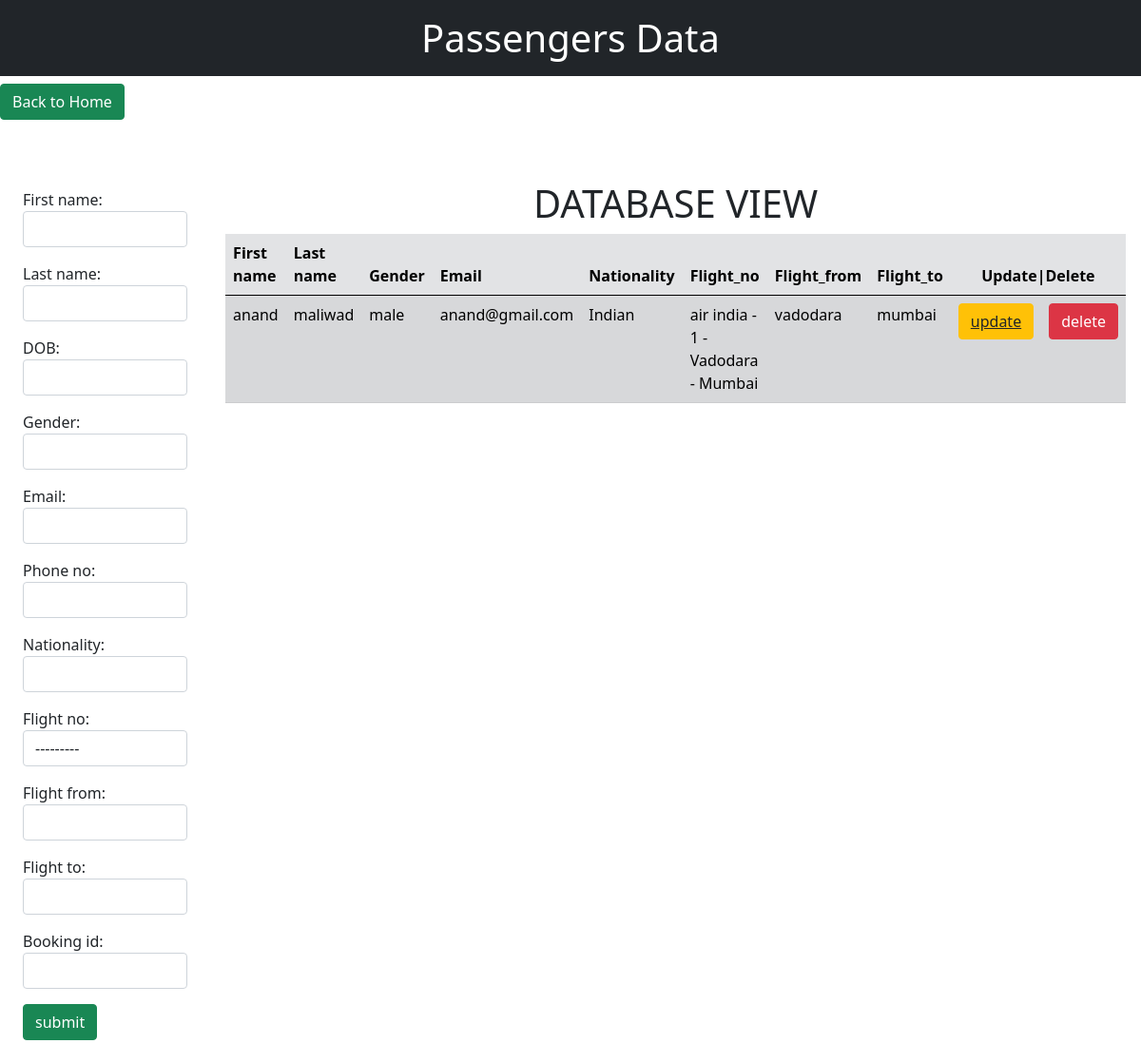
Page /passenger_data/ on the earlier database version.
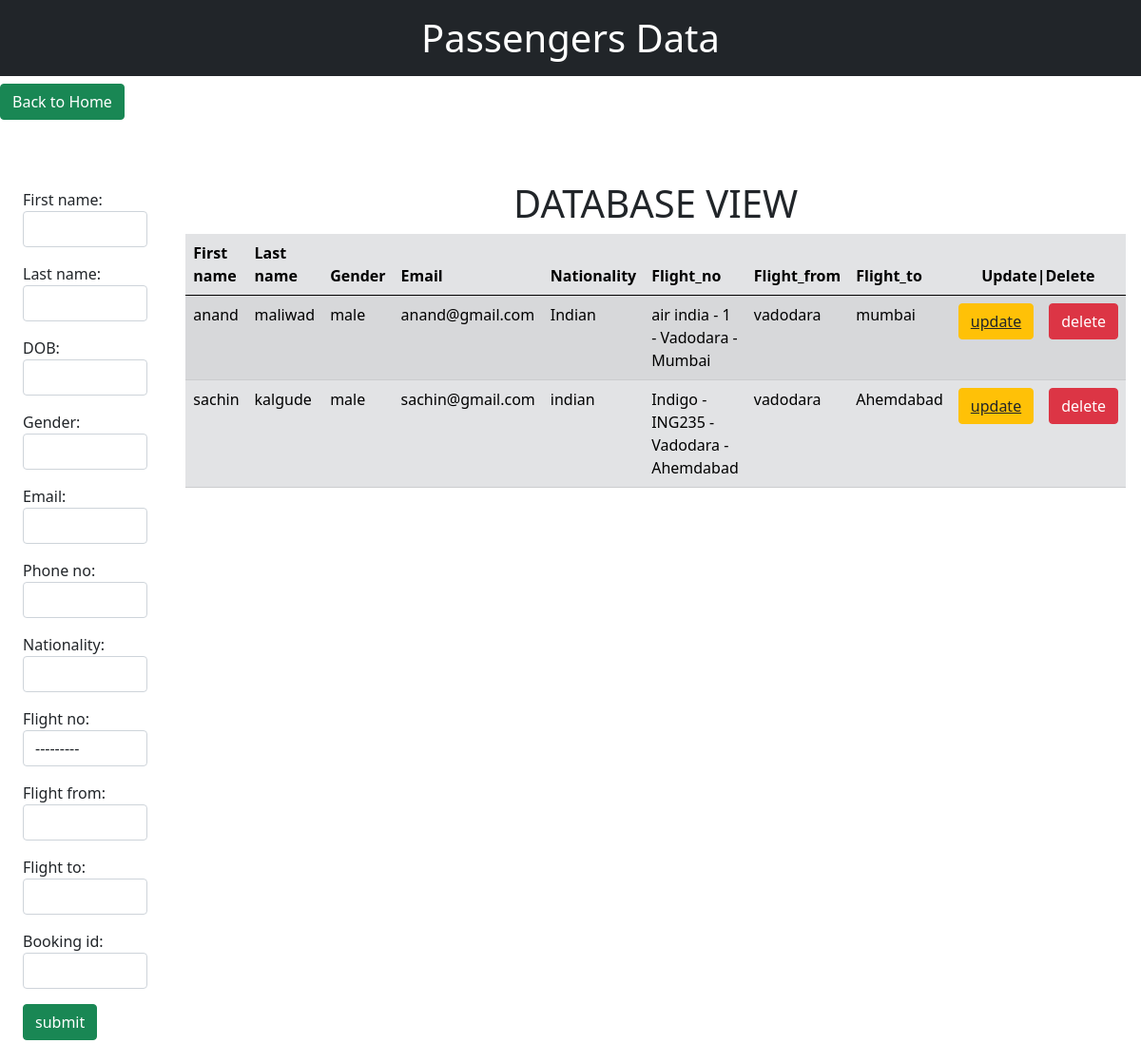
Same page on the later database version.
### Flights/models.py (models this page shows, shortened)
class passengers(models.Model):
    First_name = models.CharField(max_length=50)
    Last_name = models.CharField(max_length=50)
    DOB = models.DateField()
    Gender = models.CharField(max_length=50)
    Email = models.EmailField(max_length=254, unique=True)
    Phone_no = models.BigIntegerField()
    Nationality = models.CharField(max_length=30)
    Flight_no = models.ForeignKey(Flights, on_delete=models.CASCADE)
    Flight_from = models.CharField(max_length=50)
    Flight_to = models.CharField(max_length=50)
    booking_id = models.CharField(max_length=20)
    is_active = models.BooleanField(default=True)
    created_on = models.DateTimeField(auto_now=True)
    updated_on = models.DateTimeField(auto_now_add=True)

class Flights(models.Model):
    Flight_no = models.CharField(max_length=20, primary_key=True, unique=True)
    Airline_name = models.CharField(max_length=50)
    no_of_seats = models.IntegerField()
    Base = models.CharField(max_length=50)
    Base_code = models.CharField(max_length=50)
    Destination = models.CharField(max_length=50)
    Destination_code = models.CharField(max_length=50)
    Arrival_time = models.DateTimeField(verbose_name='Return')
    Departure_time = models.DateTimeField()
    Flight_price = models.IntegerField()
    def __str__(self):
        return f'{self.Airline_name} - {self.Flight_no} - {self.Base} - {self.Destination}'

### Flights/views.py (the view)
# urls.py: path('passenger_data/', passenger_data, name='home'),
def passenger_data(request):
    p_data = passengers.objects.all()
    p_forms = show_passengers_data()
    if request.method == 'POST':
        forms_data = show_passengers_data(request.POST)
        if forms_data.is_valid():
            forms_data.save()
            p_forms = show_passengers_data()
    else:
        p_forms = show_passengers_data()
    return render(request, 'all_data.html', context={'pdata': p_data, 'pforms': p_forms})

### Flights/forms.py
class show_passengers_data(forms.ModelForm):
    class Meta:
        model = passengers
        fields = ['First_name', 'Last_name', 'DOB', 'Gender', 'Email',
                  'Phone_no', 'Nationality', 'Flight_no', 'Flight_from', 'Flight_to','booking_id']
        widgets = {
            'First_name': forms.TextInput(attrs={'class': 'form-control', }),
            'Last_name': forms.TextInput(attrs={'class': 'form-control'}),
            'DOB': forms.TextInput(attrs={'class': 'form-control'}),
            'Gender': forms.TextInput(attrs={'class': 'form-control'}),
            'Email': forms.TextInput(attrs={'class': 'form-control'}),
            'Phone_no': forms.TextInput(attrs={'class': 'form-control'}),
            'Nationality': forms.TextInput(attrs={'class': 'form-control'}),
            'Flight_no': forms.Select(attrs={'class': 'form-control'}),
            'Flight_from': forms.TextInput(attrs={'class': 'form-control'}),
            'Flight_to': forms.TextInput(attrs={'class': 'form-control'}),
            'booking_id' : forms.TextInput(attrs={'class':'form-control'}),
        }

### templates/all_data.html (shortened to what this page needs)
<!DOCTYPE html>
<html lang="en">
  <head>
    <link
      href="https://cdn.jsdelivr.net/npm/bootstrap@5.0.2/dist/css/bootstrap.min.css"
      rel="stylesheet"
    />
  </head>
  <body>
    <div class="text-white bg-dark">
      <h1 class="container text-center p-3">Passengers Data</h1>
    </div>
    <a  href="{% url 'HOME' %}" class="btn btn-success" type="submit">Back to Home</a>
    <div class="d-flex justify-content-between ">
      <form action="" method="POST" class="container mt-5 p-4">
        {% csrf_token %} {{pforms.as_p}}
        <button class="btn btn-success" type="submit">submit</button>
      </form>
      <div class="mt-5 p-3">
        <h1 class="container text-center">DATABASE VIEW</h1>
        {% if pdata %}
        <table class="table table-secondary table-striped">
          <thead>
            <tr>
              <th scope="col">First name</th>
              <th scope="col">Last name</th>
              <th scope="col">Gender</th>
              <th scope="col">Email</th>
              <th scope="col">Nationality</th>
              <th scope="col">Flight_no</th>
              <th scope="col">Flight_from</th>
              <th scope="col">Flight_to</th>
              <th colspan="2" class="text-center" scope="col">Update|Delete</th>
            </tr>
          </thead>
          <tbody>
            {% for st in pdata %}
            <tr>
              <td>{{st.First_name}}</td>
              <td>{{st.Last_name}}</td>
              <td>{{st.Gender}}</td>
              <td>{{st.Email}}</td>
              <td>{{st.Nationality}}</td>
              <td>{{st.Flight_no}}</td>
              <td>{{st.Flight_from}}</td>
              <td>{{st.Flight_to}}</td>
              <td>
                <button class="btn btn-warning" type="submit">
                  <a class="text-dark" href='{% url "update" st.id %}'>update</a>
                </button>
              </td>
              <td>
                <form action="{% url 'delete' st.id %}" method="POST">
                  {% csrf_token %}<input type="submit" value="delete" class="btn btn-danger" />
                </form>
              </td>
            </tr>
            {% endfor %}
          </tbody>
        </table>
        {% endif %}
      </div>
    </div>
  </body>
</html>

Differences in the rows shown:
added passengers: First_name "sachin", Last_name "kalgude", Gender "male", Email "sachin@gmail.com", Nationality "indian", Flight_no "Indigo - ING235 - Vadodara - Ahemdabad", Flight_from "vadodara", Flight_to "Ahemdabad"
